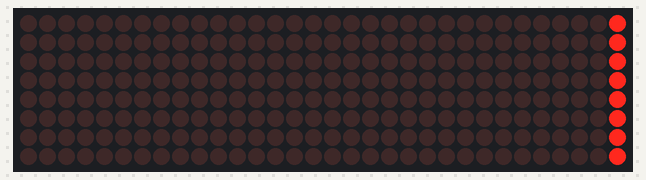
A sketch run on a simulated Arduino Uno, built with avr-gcc and run on an emulated ATmega328P. Shown: 32×8 LED matrix.

Above: at 0.06 s.
At 0.79 s:
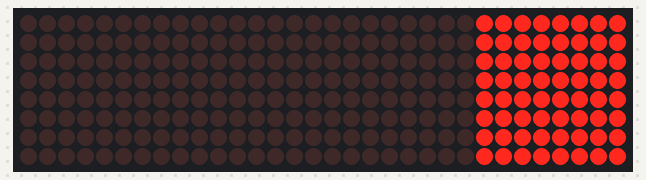
At 1.2 s:
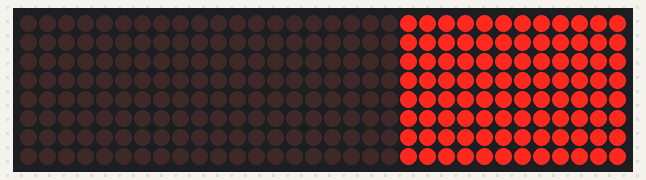
At 1.62 s:
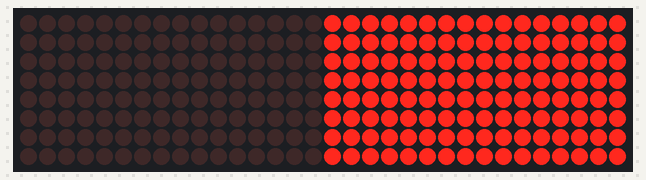
At 2.45 s:
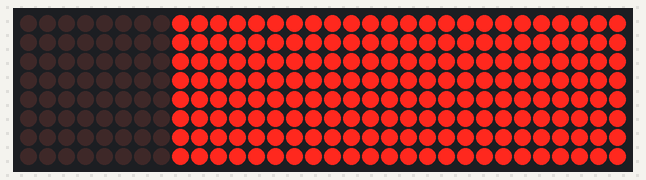
At 3.28 s:
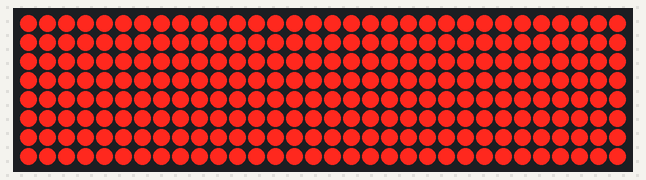

The sketch:

metrix_29.ino
```cpp
#include "LedControl.h"

// step1 : 매트릭스 설정
const int DIN=7; // DIN 핀을 7번
const int CS=8;  // CS핀을 8번
const int CLK=9; // CLK 핀을 9번에
const int MATRIX=4; // (DIN, CLK, CS, 연결할 도트 매트릭스의 개수)

// 도트 매트릭스 제어 객체 선언
LedControl dot_matrix=LedControl(DIN,CS,CLK, MATRIX);

void dot_metrix_init(int matrix) {
  // 매트릭스 0번부터 3번까지 세팅
  for(int i=0; i<matrix; i++) {
   dot_matrix.shutdown(i,false); // 0~3번까지 매트릭스 절전모드 해제
   dot_matrix.setIntensity(i,8); // 매트릭스의 밝기 0-15 사이의 정수
   dot_matrix.clearDisplay(i); // 매트릭스를 초기화
  }
}

void setup(){
  // 메트릭스 LED를 초기화 합니다.
  dot_metrix_init(MATRIX);
}


void loop() {
  int n = 0; // 첫번째 LED모듈,
  int line = 0; // 첫번째줄

  int led = 0;
  for(n=0;n<MATRIX;n++){
    // 초기값은 1부터 시작, 첫번째 LED 켜기
    // *2를 하는 경우 2진수의 승수많큼 크기가 커짐
    for(int i=1; i<255; i*=2) {
      for(line=0;line<8;line++) {
        led |= i; // 각자리의 LED를 or 연산하여 누적합니다.
        dot_matrix.setRow(n,line, led);
      }
      delay(100);
    }

    led = 0;
  }

  // 전체끄기
  for(int i=0; i<MATRIX; i++) {
   dot_matrix.clearDisplay(i); // 매트릭스를 초기화
  }

}
```

Measured:
- by itself, everything shown: repeats every 3.3 s, in 32 steps
